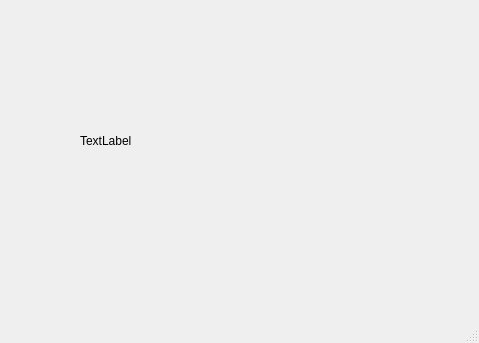
<?xml version="1.0" encoding="UTF-8"?>
<ui version="4.0">
 <class>MainWindow</class>
 <widget class="QMainWindow" name="MainWindow">
  <property name="geometry">
   <rect>
    <x>0</x>
    <y>0</y>
    <width>479</width>
    <height>343</height>
   </rect>
  </property>
  <property name="windowTitle">
   <string>MainWindow</string>
  </property>
  <widget class="QWidget" name="centralwidget">
   <widget class="QLabel" name="label">
    <property name="geometry">
     <rect>
      <x>80</x>
      <y>90</y>
      <width>211</width>
      <height>101</height>
     </rect>
    </property>
    <property name="text">
     <string>TextLabel</string>
    </property>
   </widget>
  </widget>
  <widget class="QMenuBar" name="menubar">
   <property name="geometry">
    <rect>
     <x>0</x>
     <y>0</y>
     <width>479</width>
     <height>22</height>
    </rect>
   </property>
  </widget>
  <widget class="QStatusBar" name="statusbar"/>
 </widget>
 <resources/>
 <connections/>
</ui>
